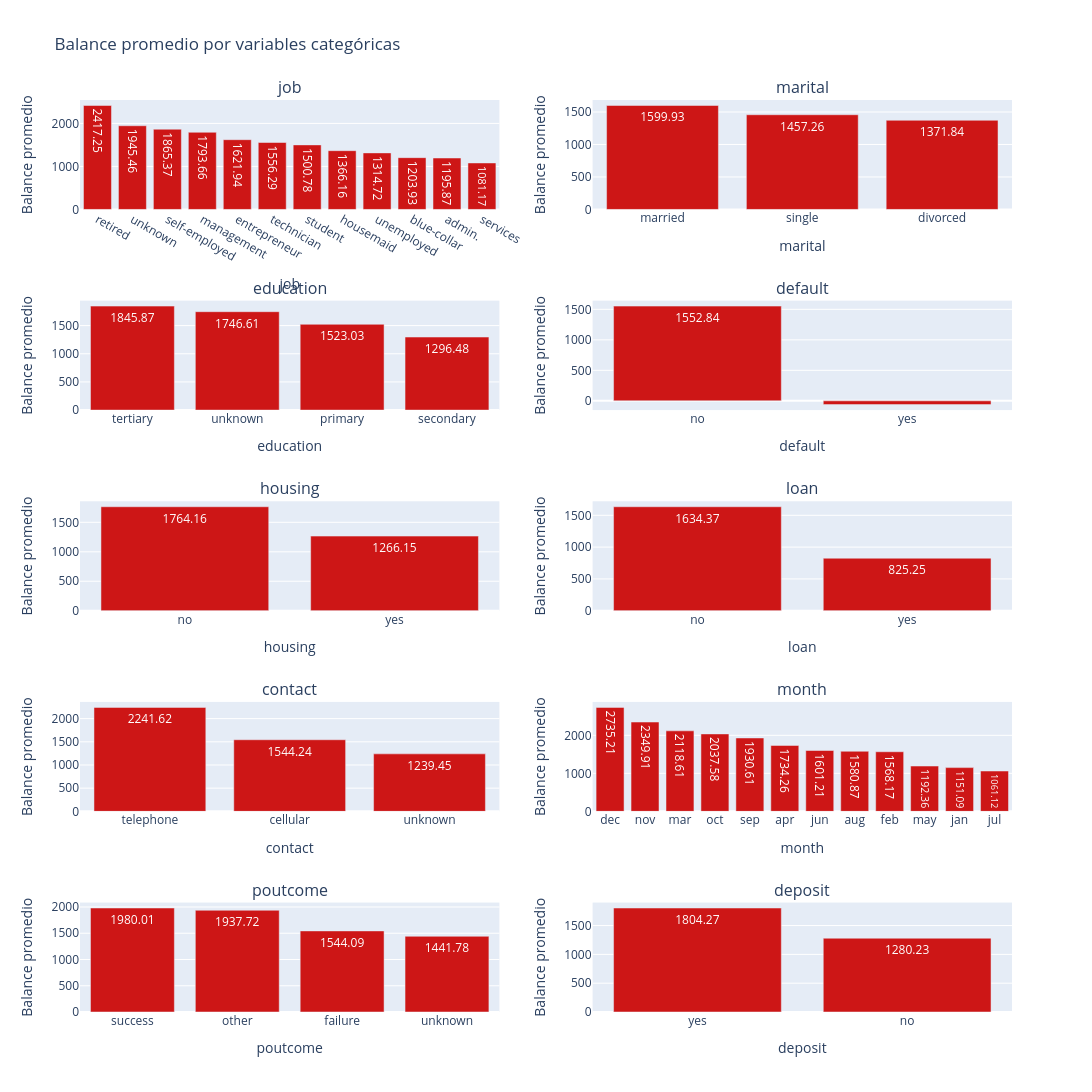

Notebook source saved alongside this figure:
### Code cell
### Variables categoricas por balance

import pandas as pd
import plotly.graph_objects as go
from plotly.subplots import make_subplots

# Asumiendo que ya tienes un DataFrame llamado df con una columna 'balance'
categoricas = df.select_dtypes(include=["object"]).columns.tolist()

cols = 2
rows = (len(categoricas) + cols - 1) // cols

# Crear subplots
fig = make_subplots(rows=rows, cols=cols, subplot_titles=categoricas)

# Agregar un gráfico de barras por cada variable categórica relacionado con el balance
for i, var in enumerate(categoricas):
    row = i // cols + 1
    col = i % cols + 1
    
    # Calcular el balance promedio por cada categoría
    balance_por_categoria = df.groupby(var)['balance'].mean().sort_values(ascending=False)
    
    fig.add_trace(
        go.Bar(
            x=balance_por_categoria.index, 
            y=balance_por_categoria.values, 
            name=var, 
            marker_color="#cd1616",
            text=balance_por_categoria.values.round(2),  # Mostrar valores en las barras
            textposition='auto'
        ),
        row=row, col=col
    )
    
    # Actualizar títulos de los ejes para cada subplot
    fig.update_xaxes(title_text=var, row=row, col=col)
    fig.update_yaxes(title_text="Balance promedio", row=row, col=col)
        
# Ajustes de presentación
fig.update_layout(
    height=350 * rows,  # Un poco más alto para acomodar las etiquetas
    width=1400,
    title_text='Balance promedio por variables categóricas',
    template='plotly',
    showlegend=False
)

fig.show()

### Figure 1 — Plotly figure (JSON) as saved in the notebook; plotly's stock layout.template omitted (floating-point values rounded to 4 significant figures)
{"data": [{"marker": {"color": "#cd1616"}, "name": "job", "text": [2417.0, 1945.0, 1865.0, 1794.0, 1622.0, 1556.0, 1501.0, 1366.0, 1315.0, 1204.0, 1196.0, 1081.0], "textposition": "auto", "type": "bar", "x": ["retired", "unknown", "self-employed", "management", "entrepreneur", "technician", "student", "housemaid", "unemployed", "blue-collar", "admin.", "services"], "xaxis": "x", "y": [2417.0, 1945.0, 1865.0, 1794.0, 1622.0, 1556.0, 1501.0, 1366.0, 1315.0, 1204.0, 1196.0, 1081.0], "yaxis": "y"}, {"marker": {"color": "#cd1616"}, "name": "marital", "text": [1600.0, 1457.0, 1372.0], "textposition": "auto", "type": "bar", "x": ["married", "single", "divorced"], "xaxis": "x2", "y": [1600.0, 1457.0, 1372.0], "yaxis": "y2"}, {"marker": {"color": "#cd1616"}, "name": "education", "text": [1846.0, 1747.0, 1523.0, 1296.0], "textposition": "auto", "type": "bar", "x": ["tertiary", "unknown", "primary", "secondary"], "xaxis": "x3", "y": [1846.0, 1747.0, 1523.0, 1296.0], "yaxis": "y3"}, {"marker": {"color": "#cd1616"}, "name": "default", "text": [1553.0, -61.8], "textposition": "auto", "type": "bar", "x": ["no", "yes"], "xaxis": "x4", "y": [1553.0, -61.8], "yaxis": "y4"}, {"marker": {"color": "#cd1616"}, "name": "housing", "text": [1764.0, 1266.0], "textposition": "auto", "type": "bar", "x": ["no", "yes"], "xaxis": "x5", "y": [1764.0, 1266.0], "yaxis": "y5"}, {"marker": {"color": "#cd1616"}, "name": "loan", "text": [1634.0, 825.2], "textposition": "auto", "type": "bar", "x": ["no", "yes"], "xaxis": "x6", "y": [1634.0, 825.3], "yaxis": "y6"}, {"marker": {"color": "#cd1616"}, "name": "contact", "text": [2242.0, 1544.0, 1239.0], "textposition": "auto", "type": "bar", "x": ["telephone", "cellular", "unknown"], "xaxis": "x7", "y": [2242.0, 1544.0, 1239.0], "yaxis": "y7"}, {"marker": {"color": "#cd1616"}, "name": "month", "text": [2735.0, 2350.0, 2119.0, 2038.0, 1931.0, 1734.0, 1601.0, 1581.0, 1568.0, 1192.0, 1151.0, 1061.0], "textposition": "auto", "type": "bar", "x": ["dec", "nov", "mar", "oct", "sep", "apr", "jun", "aug", "feb", "may", "jan", "jul"], "xaxis": "x8", "y": [2735.0, 2350.0, 2119.0, 2038.0, 1931.0, 1734.0, 1601.0, 1581.0, 1568.0, 1192.0, 1151.0, 1061.0], "yaxis": "y8"}, {"marker": {"color": "#cd1616"}, "name": "poutcome", "text": [1980.0, 1938.0, 1544.0, 1442.0], "textposition": "auto", "type": "bar", "x": ["success", "other", "failure", "unknown"], "xaxis": "x9", "y": [1980.0, 1938.0, 1544.0, 1442.0], "yaxis": "y9"}, {"marker": {"color": "#cd1616"}, "name": "deposit", "text": [1804.0, 1280.0], "textposition": "auto", "type": "bar", "x": ["yes", "no"], "xaxis": "x10", "y": [1804.0, 1280.0], "yaxis": "y10"}], "layout": {"annotations": [{"font": {"size": 16}, "showarrow": false, "text": "job", "x": 0.225, "xanchor": "center", "xref": "paper", "y": 1, "yanchor": "bottom", "yref": "paper"}, {"font": {"size": 16}, "showarrow": false, "text": "marital", "x": 0.775, "xanchor": "center", "xref": "paper", "y": 1, "yanchor": "bottom", "yref": "paper"}, {"font": {"size": 16}, "showarrow": false, "text": "education", "x": 0.225, "xanchor": "center", "xref": "paper", "y": 0.78, "yanchor": "bottom", "yref": "paper"}, {"font": {"size": 16}, "showarrow": false, "text": "default", "x": 0.775, "xanchor": "center", "xref": "paper", "y": 0.78, "yanchor": "bottom", "yref": "paper"}, {"font": {"size": 16}, "showarrow": false, "text": "housing", "x": 0.225, "xanchor": "center", "xref": "paper", "y": 0.56, "yanchor": "bottom", "yref": "paper"}, {"font": {"size": 16}, "showarrow": false, "text": "loan", "x": 0.775, "xanchor": "center", "xref": "paper", "y": 0.56, "yanchor": "bottom", "yref": "paper"}, {"font": {"size": 16}, "showarrow": false, "text": "contact", "x": 0.225, "xanchor": "center", "xref": "paper", "y": 0.34, "yanchor": "bottom", "yref": "paper"}, {"font": {"size": 16}, "showarrow": false, "text": "month", "x": 0.775, "xanchor": "center", "xref": "paper", "y": 0.34, "yanchor": "bottom", "yref": "paper"}, {"font": {"size": 16}, "showarrow": false, "text": "poutcome", "x": 0.225, "xanchor": "center", "xref": "paper", "y": 0.12, "yanchor": "bottom", "yref": "paper"}, {"font": {"size": 16}, "showarrow": false, "text": "deposit", "x": 0.775, "xanchor": "center", "xref": "paper", "y": 0.12, "yanchor": "bottom", "yref": "paper"}], "height": 1750, "showlegend": false, "title": {"text": "Balance promedio por variables categóricas"}, "width": 1400, "xaxis": {"anchor": "y", "autorange": true, "domain": [0, 0.45], "range": [-0.5, 11.5], "title": {"text": "job"}, "type": "category"}, "xaxis10": {"anchor": "y10", "autorange": true, "domain": [0.55, 1], "range": [-0.5, 1.5], "title": {"text": "deposit"}, "type": "category"}, "xaxis2": {"anchor": "y2", "autorange": true, "domain": [0.55, 1], "range": [-0.5, 2.5], "title": {"text": "marital"}, "type": "category"}, "xaxis3": {"anchor": "y3", "autorange": true, "domain": [0, 0.45], "range": [-0.5, 3.5], "title": {"text": "education"}, "type": "category"}, "xaxis4": {"anchor": "y4", "autorange": true, "domain": [0.55, 1], "range": [-0.5, 1.5], "title": {"text": "default"}, "type": "category"}, "xaxis5": {"anchor": "y5", "autorange": true, "domain": [0, 0.45], "range": [-0.5, 1.5], "title": {"text": "housing"}, "type": "category"}, "xaxis6": {"anchor": "y6", "autorange": true, "domain": [0.55, 1], "range": [-0.5, 1.5], "title": {"text": "loan"}, "type": "category"}, "xaxis7": {"anchor": "y7", "autorange": true, "domain": [0, 0.45], "range": [-0.5, 2.5], "title": {"text": "contact"}, "type": "category"}, "xaxis8": {"anchor": "y8", "autorange": true, "domain": [0.55, 1], "range": [-0.5, 11.5], "title": {"text": "month"}, "type": "category"}, "xaxis9": {"anchor": "y9", "autorange": true, "domain": [0, 0.45], "range": [-0.5, 3.5], "title": {"text": "poutcome"}, "type": "category"}, "yaxis": {"anchor": "x", "autorange": true, "domain": [0.88, 1], "range": [0, 2544.0], "title": {"text": "Balance promedio"}, "type": "linear"}, "yaxis10": {"anchor": "x10", "autorange": true, "domain": [0, 0.12], "range": [0, 1899.0], "title": {"text": "Balance promedio"}, "type": "linear"}, "yaxis2": {"anchor": "x2", "autorange": true, "domain": [0.88, 1], "range": [0, 1684.0], "title": {"text": "Balance promedio"}, "type": "linear"}, "yaxis3": {"anchor": "x3", "autorange": true, "domain": [0.66, 0.78], "range": [0, 1943.0], "title": {"text": "Balance promedio"}, "type": "linear"}, "yaxis4": {"anchor": "x4", "autorange": true, "domain": [0.66, 0.78], "range": [-151.5, 1643.0], "title": {"text": "Balance promedio"}, "type": "linear"}, "yaxis5": {"anchor": "x5", "autorange": true, "domain": [0.44, 0.56], "range": [0, 1857.0], "title": {"text": "Balance promedio"}, "type": "linear"}, "yaxis6": {"anchor": "x6", "autorange": true, "domain": [0.44, 0.56], "range": [0, 1720.0], "title": {"text": "Balance promedio"}, "type": "linear"}, "yaxis7": {"anchor": "x7", "autorange": true, "domain": [0.22, 0.34], "range": [0, 2360.0], "title": {"text": "Balance promedio"}, "type": "linear"}, "yaxis8": {"anchor": "x8", "autorange": true, "domain": [0.22, 0.34], "range": [0, 2879.0], "title": {"text": "Balance promedio"}, "type": "linear"}, "yaxis9": {"anchor": "x9", "autorange": true, "domain": [0, 0.12], "range": [0, 2084.0], "title": {"text": "Balance promedio"}, "type": "linear"}}}
